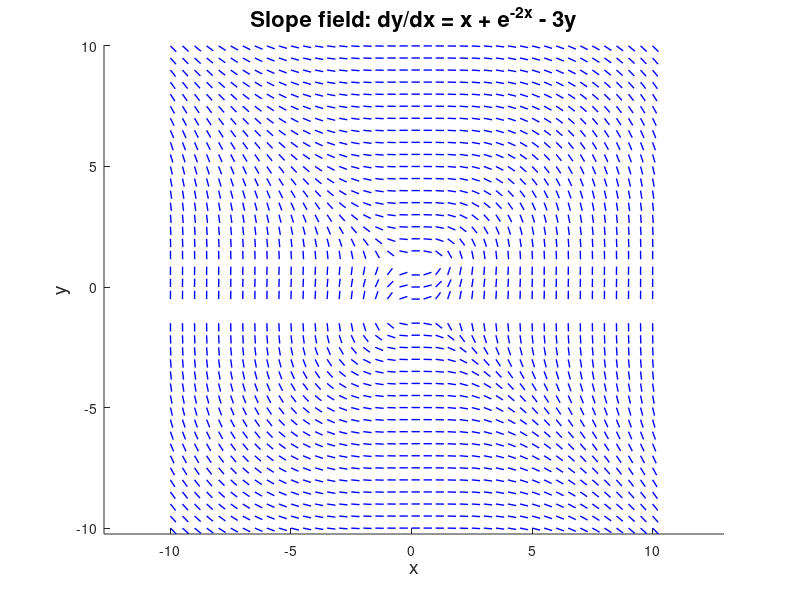

This chart was generated by the following MATLAB code:
clearvars
%close all


%Create the matrix of x and y values
c= 1;           %How much "larger" the y axis is compared to x
step = 0.5     %How many vectors i want, smaller step means more
bo = 10  %bound
[x y] = meshgrid(-bo:step:bo, -bo*c:step*c:bo*c);  %The matrix of values


%Defining the differential equation

  dy = (x.^2)./(1 - y.^2)
  dx = ones(size(dy));


%Normalize vectors by the magnitude
L = sqrt(dx.^2 + (dy./c).^2);
ux = dx ./ L;
uy = dy ./ L;


%The plotting part
%figure(2);
hold on  % used when i want to draw over an existing figure
quiver(x, y, ux, uy, 0.5, 'b','LineWidth',1, 'ShowArrowHead','off');
xlabel('x','FontSize',14)
ylabel('y','FontSize',14)
title('Slope field: dy/dx = x + e^{-2x} - 3y','FontSize',16)
axis equal %tight
  %axis([-10 10 -10*c 10*c])   % fixed ranges


